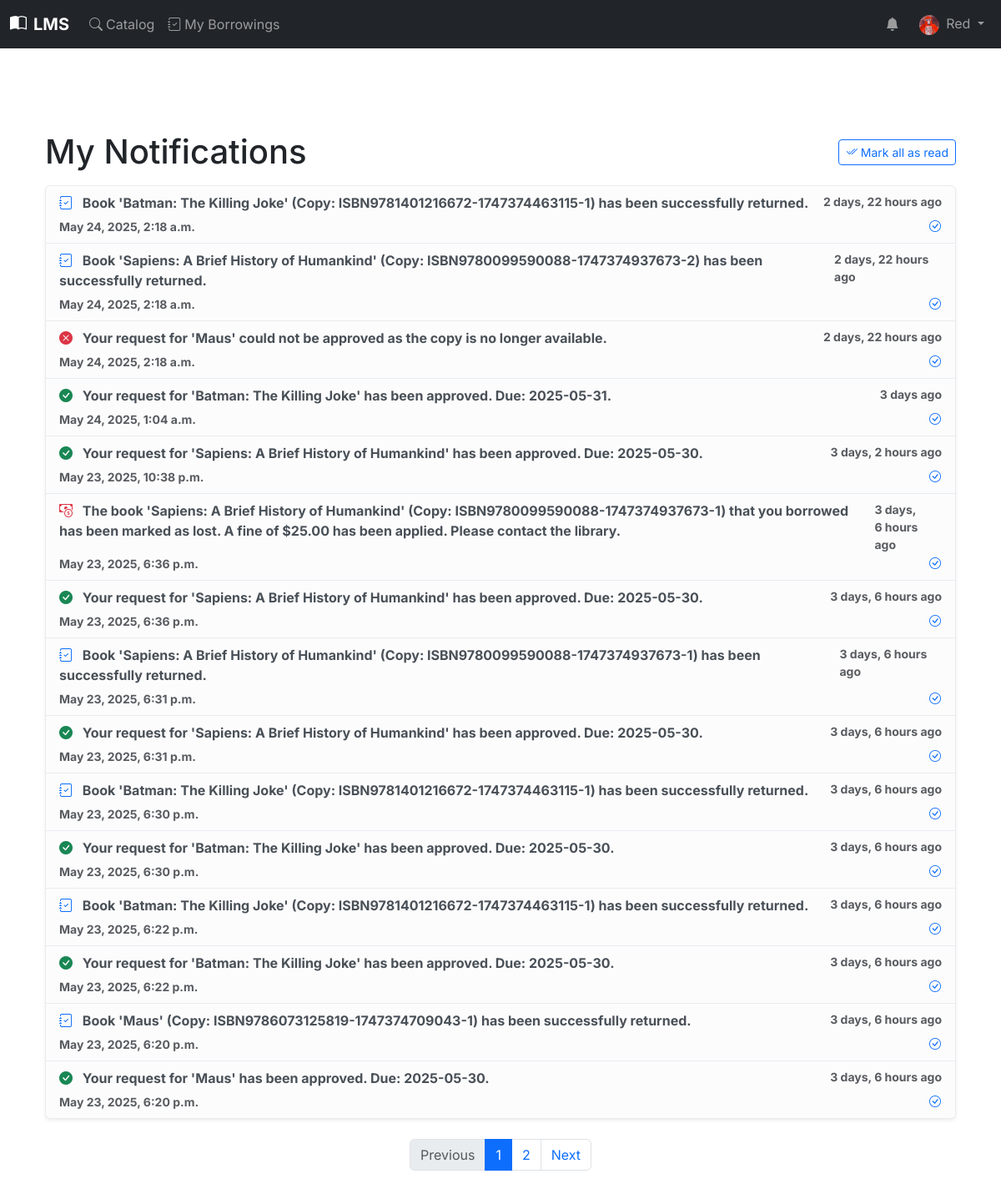
Page /my-notifications/ (signed in) on the committed database.
### users/models.py (models this page shows, shortened)
class CustomUser(AbstractUser):
    middle_initial = models.CharField(
        _('middle initial'),
        max_length=10,
        blank=True,
        null=True,
        help_text=_("User's middle initial (optional)")
    )
    suffix = models.CharField(
        _('suffix'),
        max_length=10,
        blank=True,
        null=True,
        help_text=_("e.g., Jr., Sr., III (optional)")
    )
    ROLE_CHOICES = (
        ('BORROWER', _('Borrower')),    # For students and other general library users
        ('LIBRARIAN', _('Librarian')),  # For library staff managing books and circulation
        ('ADMIN', _('Administrator')),  # For system administrators with full access
    )
    role = models.CharField(
        _('role'),
        max_length=20,
        choices=ROLE_CHOICES,
        default='BORROWER',
        help_text=_('The primary role of this user within the library system')
    )
    borrower_id_label = models.CharField(
        _('borrower ID label'),
        max_length=50,
        default="Library ID",
        help_text=_("Label for the borrower's unique identifier (e.g., Student ID, Library Card No.)")
    )
    borrower_id_value = models.CharField(
        _('borrower ID value'),
        max_length=50,
        unique=True,
        null=True,
        blank=True,
        help_text=_("The borrower's unique library identifier value (e.g., 'S12345', 'LC00789')")
    )
    physical_address = models.TextField(
        _('physical address'),
        blank=True,
        null=True,
        help_text=_("Borrower's physical mailing address (optional)")
    )
    birth_date = models.DateField(
        _('birth date'),
        null=True,
        blank=True,
        help_text=_("Borrower's date of birth (optional)")
    )
    phone_number = models.CharField(
        _('phone number'),
        max_length=20,
        blank=True,
        null=True,
        help_text=_("Borrower's contact phone number (optional)")
    )
    profile_picture = models.ImageField(
        _("Profile Picture"),
        upload_to='profile_pics/',
        blank=True,
        null=True,
        help_text=_("Upload a profile picture (optional).")
    )
    favorite_books = models.JSONField(
        _("Favorite Books"),
        default=list,
        blank=True,
        help_text=_("List of favorite book ISBNs with timestamps.")
    )
    BORROWER_TYPE_CHOICES = (
        ('STUDENT', _('Student')),                  # Full-time students
        ('FACULTY', _('Faculty')),                  # Faculty members
        ('STAFF_MEMBER', _('Staff Member')),        # University staff (non-faculty) who are borrowers
        ('ALUMNI', _('Alumni')),                    # Former students who are still borrowers
        ('COMMUNITY', _('Community Member')),       # Other verified local borrowers
        ('OTHER', _('Other Verified Borrower')),    # Other verified borrowers (e.g., local residents, non-student/faculty)
    )
    borrower_type = models.CharField(
        _('borrower type'),
        max_length=30,
        choices=BORROWER_TYPE_CHOICES,
        null=True,
        blank=True,
        help_text=_('Category of the borrower, e.g., Student, Faculty (used if role is Borrower)')
    )
    groups = models.ManyToManyField(
        'auth.Group',
        verbose_name=_('groups'),
        blank=True,
        help_text=_(
            'The groups this user belongs to. A user will get all permissions '
            'granted to each of their groups.'
        ),
        related_name="customuser_groups",
        related_query_name="customuser",
    )
    user_permissions = models.ManyToManyField(
        'auth.Permission',
        verbose_name=_('user permissions'),
        blank=True,
        help_text=_('Specific permissions for this user.'),
        related_name="customuser_permissions",
        related_query_name="customuser",
    )
    class Meta:
        verbose_name = _('User')
        verbose_name_plural = _('Users')
        ordering = ['last_name', 'first_name']

### books/models.py (models this page shows, shortened)
class Notification(models.Model):
    recipient = models.ForeignKey(
        settings.AUTH_USER_MODEL,
        on_delete=models.CASCADE,
        related_name='notifications',
        help_text=_("The user who will receive this notification")
    )
    NOTIFICATION_TYPE_CHOICES = [
        ('BORROW_APPROVED', _('Borrow Request Approved')),
        ('BORROW_REJECTED', _('Borrow Request Rejected')),
        ('RESERVATION_AVAILABLE', _('Reservation Available')),  # When a reserved book is ready for pickup
        ('DUE_REMINDER', _('Due Date Reminder')),               # Sent a few days before a book is due
        ('OVERDUE_ALERT', _('Book Overdue Alert')),             # Sent when a book becomes overdue
        ('RETURN_CONFIRMED', _('Book Return Confirmed')),       # Confirmation after a book is returned
        ('FINE_ISSUED', _('Fine Issued')),                      # Notification about a new fine
        ('GENERAL_ANNOUNCEMENT', _('General Announcement')),    # For library-wide messages
    ]
    notification_type = models.CharField(
        max_length=30,
        choices=NOTIFICATION_TYPE_CHOICES,
        help_text=_("The type or category of the notification")
    )
    message = models.TextField(
        help_text=_("The content of the notification message")
    )
    timestamp = models.DateTimeField(
        auto_now_add=True,
        help_text=_("Date and time the notification was created")
    )
    is_read = models.BooleanField(
        default=False,
        help_text=_("Indicates whether the recipient has read the notification")
    )
    related_borrowing = models.ForeignKey(
        Borrowing,
        on_delete=models.SET_NULL,
        null=True,
        blank=True,
        help_text=_("Link to the specific borrowing record, if applicable")
    )
    class Meta:
        ordering = ['-timestamp']
        verbose_name = _('Notification')
        verbose_name_plural = _('Notifications')

### books/views.py (the view)
# urls.py: path('my-notifications/', my_notifications_view, name='my_notifications'),
@login_required
def my_notifications_view(request):
    if request.user.is_staff or request.user.role != 'BORROWER':
        messages.error(request, _("This page is for borrowers only."))
        return redirect('books:portal_catalog') # Or appropriate redirect
    user_notifications = Notification.objects.filter(recipient=request.user).order_by('-timestamp')
    paginator = Paginator(user_notifications, 15) # Show 15 notifications per page
    page_number = request.GET.get('page')
    try:
        notifications_page = paginator.page(page_number)
    except PageNotAnInteger:
        notifications_page = paginator.page(1)
    except EmptyPage:
        notifications_page = paginator.page(paginator.num_pages)
    context = {
        'notifications_page': notifications_page,
        'page_title': _('My Notifications'),
        'view_context': 'portal', # To maintain portal base template context
    }
    return render(request, 'users/portal/my_notifications.html', context)

### users/templates/users/portal/my_notifications.html (shortened to what this page needs)
{% extends "portal/portal_base.html" %}
{% load static %}
{% load bootstrap5 %}
{% load i18n %}
{% block portal_content %}
<div class="container py-4">
    <div class="d-flex justify-content-between align-items-center mb-3">
        <h1 class="mb-0">{{ page_title }}</h1>
        {% if notifications_page.object_list %}
        <button type="button" id="mark-all-page-notifications-read" class="btn btn-sm btn-outline-primary">
            <i class="bi bi-check2-all"></i> Mark all as read
        </button>
        {% endif %}
    </div>
    {% if notifications_page.object_list %}
        <div class="list-group shadow-sm">
            {% for notification in notifications_page %}
            <div class="list-group-item list-group-item-action {% if not notification.is_read %}list-group-item-light fw-bold{% endif %}" id="notification-item-{{ notification.id }}">
                <div class="d-flex w-100 justify-content-between">
                    <p class="mb-1">
                        {% if notification.notification_type == 'BORROW_APPROVED' %}
                            <i class="bi bi-check-circle-fill text-success me-2"></i>
                        {% elif notification.notification_type == 'BORROW_REJECTED' %}
                            <i class="bi bi-x-circle-fill text-danger me-2"></i>
                        {% elif notification.notification_type == 'DUE_REMINDER' %}
                            <i class="bi bi-alarm-fill text-warning me-2"></i>
                        {% elif notification.notification_type == 'OVERDUE_ALERT' %}
                            <i class="bi bi-exclamation-triangle-fill text-danger me-2"></i>
                        {% elif notification.notification_type == 'RETURN_CONFIRMED' %}
                            <i class="bi bi-journal-check text-primary me-2"></i>
                        {% elif notification.notification_type == 'FINE_ISSUED' %}
                            <i class="bi bi-cash-coin text-danger me-2"></i>
                        {% else %}
                            <i class="bi bi-info-circle-fill text-info me-2"></i>
                        {% endif %}
                        {{ notification.message }}
                    </p>
                    <small class="text-muted">{{ notification.timestamp|timesince }} ago</small>
                </div>
                <small class="text-muted">{{ notification.timestamp|date:"F d, Y, P" }}</small>
                {% if not notification.is_read %}
                <button class="btn btn-sm btn-link p-0 float-end mark-single-notification-read" data-notification-id="{{ notification.id }}" title="Mark as read">
                    <i class="bi bi-check-circle"></i>
                </button>
                {% endif %}
            </div>
            {% endfor %}
        </div>
        {% if notifications_page.has_other_pages %}
            <nav aria-label="Page navigation notifications" class="mt-4">
                <ul class="pagination justify-content-center">
                    {% if notifications_page.has_previous %}
                        <li class="page-item">
                            <a class="page-link" href="?page={{ notifications_page.previous_page_number }}">Previous</a>
                        </li>
                    {% else %}
                        <li class="page-item disabled">
                            <a class="page-link" href="#" tabindex="-1" aria-disabled="True">Previous</a>
                        </li>
                    {% endif %}
                    {% for i in notifications_page.paginator.page_range %}
                        {% if notifications_page.number == i %}
                            <li class="page-item active" aria-current="page"><span class="page-link">{{ i }}</span></li>
                        {% else %}
                            <li class="page-item"><a class="page-link" href="?page={{ i }}">{{ i }}</a></li>
                        {% endif %}
                    {% endfor %}
                    {% if notifications_page.has_next %}
                        <li class="page-item">
                            <a class="page-link" href="?page={{ notifications_page.next_page_number }}">Next</a>
                        </li>
                    {% else %}
                        <li class="page-item disabled">
                            <a class="page-link" href="#" tabindex="-1" aria-disabled="True">Next</a>
                        </li>
                    {% endif %}
                </ul>
            </nav>
        {% endif %}
    {% else %}
        <div class="alert alert-info text-center" role="alert">
            <i class="bi bi-bell-slash-fill h3 d-block mb-2"></i>
            You have no notifications.
        </div>
    {% endif %}
</div>
{% endblock portal_content %}

### templates/portal/portal_base.html (shortened to what this page needs)
{% extends "base.html" %}
{% load static %}
{% load bootstrap5 %}
{% block site_nav_items %}
    <ul class="navbar-nav me-auto mb-2 mb-lg-0">
        <li class="nav-item">
            <a class="nav-link {% if request.resolver_match.view_name == 'books:portal_catalog' %}active fw-semibold{% endif %}" href="{% url 'books:portal_catalog' %}">
               <i class="bi bi-search me-1"></i>Catalog
            </a>
        </li>
        {% if user.is_authenticated and not user.is_staff %}
        <li class="nav-item">
            <a class="nav-link {% if request.resolver_match.view_name == 'users:my_borrowings' %}active fw-semibold{% endif %}" href="{% url 'users:my_borrowings' %}">
                <i class="bi bi-journal-check me-1"></i>My Borrowings
            </a>
        </li>
        {% endif %}
    </ul>
    <ul class="navbar-nav ms-auto mb-2 mb-lg-0 align-items-center">
        {% if user.is_authenticated %}
            {% if user.role == 'BORROWER' and not user.is_staff %}
            <li class="nav-item dropdown me-2">
                <a class="nav-link" href="#" id="notificationDropdownToggle" role="button" data-bs-toggle="dropdown" aria-expanded="false" title="Notifications">
                    <i class="bi bi-bell-fill position-relative">
                    </i>
                </a>
            </li>
            {% endif %}
            <li class="nav-item dropdown">
                <a class="nav-link dropdown-toggle " href="#" id="userProfileDropdownPortal" role="button" data-bs-toggle="dropdown" aria-expanded="false">
                    {% if user.profile_picture %}
                        <img src="{{ user.profile_picture.url }}" alt="{{ user.username }}" class="rounded-circle me-1" style="width: 24px; height: 24px; object-fit: cover;">
                    {% else %}
                        <i class="bi bi-person-circle me-1"></i>
                    {% endif %}
                    {{ user.first_name|default:user.username }}
                </a>
            </li>
        {% endif %}
    </ul>
{% endblock site_nav_items %}
{% block main_container_class %}container py-3 mt-5 pt-3{% endblock %}
{% block content_body %}
    <div class="portal-main-content">
        {% block portal_content %}{% endblock portal_content %}
    </div>
{% endblock content_body %}

### templates/base.html (style rules this page uses)
body { font-family: 'Inter', sans-serif; padding-top: 70px; }

### rows in the picture
CustomUser: profile_picture (picture), first_name "Red"
Notification: notification_type "RETURN_CONFIRMED" (drawn), message "Book 'Batman: The Killing Joke' (Copy: ISBN9781401216672-1747374463115-1) has been successfully returned.", timestamp "2 days, 22 hours", timestamp "May 24, 2025, 2:18 a.m."
Notification: notification_type "RETURN_CONFIRMED" (drawn), message "Book 'Sapiens: A Brief History of Humankind' (Copy: ISBN9780099590088-1747374937673-2) has been successfully returned.", timestamp "2 days, 22 hours", timestamp "May 24, 2025, 2:18 a.m."
Notification: notification_type "BORROW_REJECTED" (drawn), message "Your request for 'Maus' could not be approved as the copy is no longer available.", timestamp "2 days, 22 hours", timestamp "May 24, 2025, 2:18 a.m."
Notification: notification_type "BORROW_APPROVED" (drawn), message "Your request for 'Batman: The Killing Joke' has been approved. Due: 2025-05-31.", timestamp "3 days", timestamp "May 24, 2025, 1:04 a.m."
Notification: notification_type "BORROW_APPROVED" (drawn), message "Your request for 'Sapiens: A Brief History of Humankind' has been approved. Due: 2025-05-30.", timestamp "3 days, 2 hours", timestamp "May 23, 2025, 10:38 p.m."
Notification: notification_type "FINE_ISSUED" (drawn), message "The book 'Sapiens: A Brief History of Humankind' (Copy: ISBN9780099590088-1747374937673-1) that you borrowed has been marked as lost. A fine of $25.00 has been applied. Please contact the library.", timestamp "3 days, 6 hours", timestamp "May 23, 2025, 6:36 p.m."
Notification: notification_type "BORROW_APPROVED" (drawn), message "Your request for 'Sapiens: A Brief History of Humankind' has been approved. Due: 2025-05-30.", timestamp "3 days, 6 hours", timestamp "May 23, 2025, 6:36 p.m."
Notification: notification_type "RETURN_CONFIRMED" (drawn), message "Book 'Sapiens: A Brief History of Humankind' (Copy: ISBN9780099590088-1747374937673-1) has been successfully returned.", timestamp "3 days, 6 hours", timestamp "May 23, 2025, 6:31 p.m."
Notification: notification_type "BORROW_APPROVED" (drawn), message "Your request for 'Sapiens: A Brief History of Humankind' has been approved. Due: 2025-05-30.", timestamp "3 days, 6 hours", timestamp "May 23, 2025, 6:31 p.m."
Notification: notification_type "RETURN_CONFIRMED" (drawn), message "Book 'Batman: The Killing Joke' (Copy: ISBN9781401216672-1747374463115-1) has been successfully returned.", timestamp "3 days, 6 hours", timestamp "May 23, 2025, 6:30 p.m."
Notification: notification_type "BORROW_APPROVED" (drawn), message "Your request for 'Batman: The Killing Joke' has been approved. Due: 2025-05-30.", timestamp "3 days, 6 hours", timestamp "May 23, 2025, 6:30 p.m."
Notification: notification_type "RETURN_CONFIRMED" (drawn), message "Book 'Batman: The Killing Joke' (Copy: ISBN9781401216672-1747374463115-1) has been successfully returned.", timestamp "3 days, 6 hours", timestamp "May 23, 2025, 6:22 p.m."
Notification: notification_type "BORROW_APPROVED" (drawn), message "Your request for 'Batman: The Killing Joke' has been approved. Due: 2025-05-30.", timestamp "3 days, 6 hours", timestamp "May 23, 2025, 6:22 p.m."
Notification: notification_type "RETURN_CONFIRMED" (drawn), message "Book 'Maus' (Copy: ISBN9786073125819-1747374709043-1) has been successfully returned.", timestamp "3 days, 6 hours", timestamp "May 23, 2025, 6:20 p.m."
Notification: notification_type "BORROW_APPROVED" (drawn), message "Your request for 'Maus' has been approved. Due: 2025-05-30.", timestamp "3 days, 6 hours", timestamp "May 23, 2025, 6:20 p.m."

### other values in the picture
{{ page_title }} "My Notifications"
{{ i }} "1"
{{ i }} "2"
